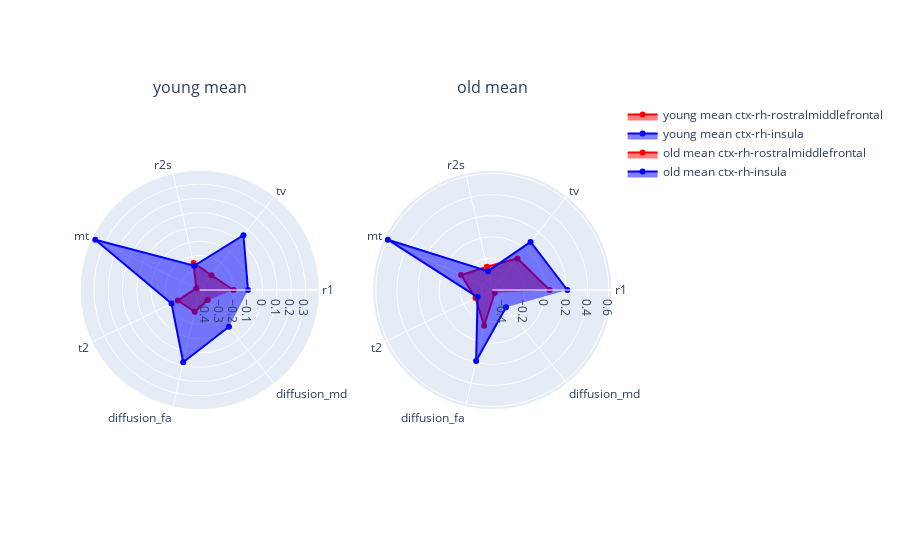
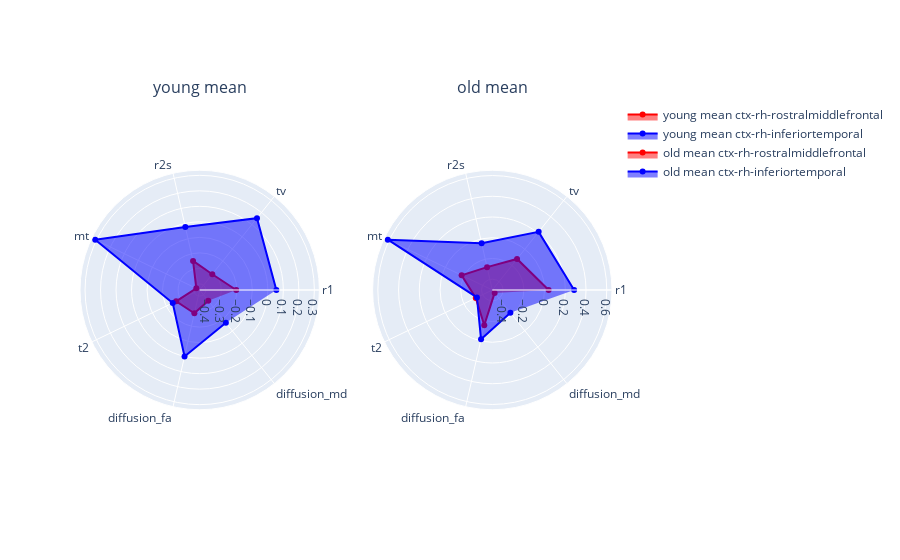
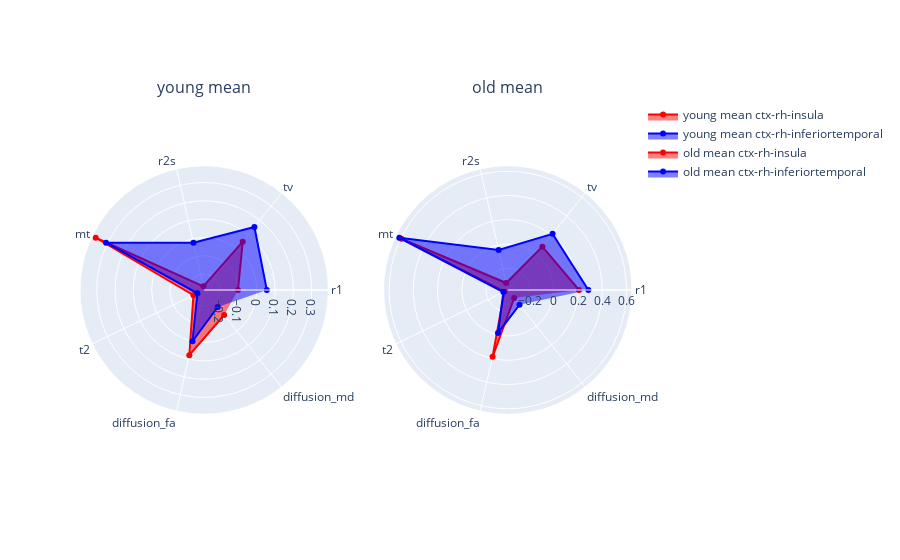
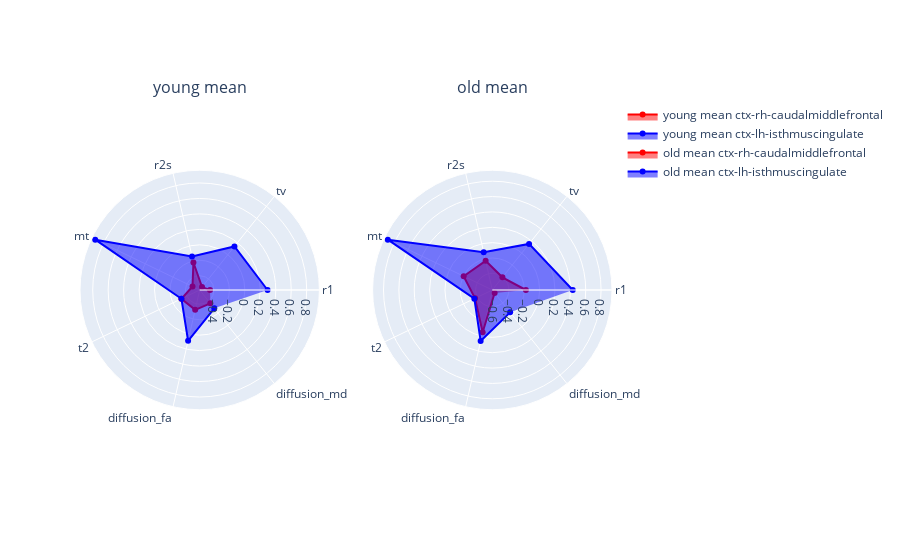

Source (notebook cell) for these figures, in order:
### Markdown cell above
Mean

### Code cell
%autoreload 2
rois = [('ctx-rh-rostralmiddlefrontal', 'ctx-rh-insula'), ('ctx-rh-rostralmiddlefrontal', 'ctx-rh-inferiortemporal'),
         ('ctx-rh-insula', 'ctx-rh-inferiortemporal'), ('ctx-rh-caudalmiddlefrontal', 'ctx-lh-isthmuscingulate'),
           ('ctx-rh-parstriangularis', 'ctx-rh-caudalanteriorcingulate'), ('ctx-lh-middletemporal', 'ctx-rh-superiorfrontal'), 
           ('ctx-lh-lateraloccipital', 'ctx-lh-parsorbitalis')]

data_groups = [young_subjects_z_score, old_subjects_z_score]
colors = ['red', 'blue']

for roi_pair in rois:
    StatisticsWrapper.show_rois_differences_in_polar(data_groups, [roi_pair[0], roi_pair[1]], 
                                                     params_to_work_with, ('young mean', 'old mean'), colors, method='median')

### Figure 1 — Plotly figure (JSON) as saved in the notebook; plotly's stock layout.template omitted (floating-point values rounded to 4 significant figures)
{"data": [{"fill": "toself", "line": {"color": "red"}, "name": "young mean ctx-rh-rostralmiddlefrontal", "r": [-0.2038, -0.3091, -0.2469, -0.4151, -0.2706, -0.2849, -0.3506], "subplot": "polar", "theta": ["r1", "tv", "r2s", "mt", "t2", "diffusion_fa", "diffusion_md"], "type": "scatterpolar"}, {"fill": "toself", "line": {"color": "blue"}, "name": "young mean ctx-rh-insula", "r": [-0.1029, 0.0504, -0.267, 0.3712, -0.2222, 0.07825, -0.1125], "subplot": "polar", "theta": ["r1", "tv", "r2s", "mt", "t2", "diffusion_fa", "diffusion_md"], "type": "scatterpolar"}, {"fill": "toself", "line": {"color": "red"}, "name": "old mean ctx-rh-rostralmiddlefrontal", "r": [0.03944, -0.1208, -0.2778, -0.1755, -0.3271, -0.156, -0.4678], "subplot": "polar2", "theta": ["r1", "tv", "r2s", "mt", "t2", "diffusion_fa", "diffusion_md"], "type": "scatterpolar"}, {"fill": "toself", "line": {"color": "blue"}, "name": "old mean ctx-rh-insula", "r": [0.2078, 0.07817, -0.3203, 0.5946, -0.3487, 0.1857, -0.295], "subplot": "polar2", "theta": ["r1", "tv", "r2s", "mt", "t2", "diffusion_fa", "diffusion_md"], "type": "scatterpolar"}], "layout": {"annotations": [{"font": {"size": 16}, "showarrow": false, "text": "young mean", "x": 0.225, "xanchor": "center", "xref": "paper", "y": 1, "yanchor": "bottom", "yref": "paper"}, {"font": {"size": 16}, "showarrow": false, "text": "old mean", "x": 0.775, "xanchor": "center", "xref": "paper", "y": 1, "yanchor": "bottom", "yref": "paper"}], "polar": {"domain": {"x": [0, 0.45], "y": [0, 1]}, "radialaxis": {"visible": true}}, "polar2": {"domain": {"x": [0.55, 1], "y": [0, 1]}, "radialaxis": {"visible": true}}}}

### Figure 2 — Plotly figure (JSON) as saved in the notebook; plotly's stock layout.template omitted (floating-point values rounded to 4 significant figures)
{"data": [{"fill": "toself", "line": {"color": "red"}, "name": "young mean ctx-rh-rostralmiddlefrontal", "r": [-0.2038, -0.3091, -0.2469, -0.4151, -0.2706, -0.2849, -0.3506], "subplot": "polar", "theta": ["r1", "tv", "r2s", "mt", "t2", "diffusion_fa", "diffusion_md"], "type": "scatterpolar"}, {"fill": "toself", "line": {"color": "blue"}, "name": "young mean ctx-rh-inferiortemporal", "r": [0.05493, 0.153, -0.02297, 0.3083, -0.2463, 0, -0.1687], "subplot": "polar", "theta": ["r1", "tv", "r2s", "mt", "t2", "diffusion_fa", "diffusion_md"], "type": "scatterpolar"}, {"fill": "toself", "line": {"color": "red"}, "name": "old mean ctx-rh-rostralmiddlefrontal", "r": [0.03944, -0.1208, -0.2778, -0.1755, -0.3271, -0.156, -0.4678], "subplot": "polar2", "theta": ["r1", "tv", "r2s", "mt", "t2", "diffusion_fa", "diffusion_md"], "type": "scatterpolar"}, {"fill": "toself", "line": {"color": "blue"}, "name": "old mean ctx-rh-inferiortemporal", "r": [0.2852, 0.2132, -0.04089, 0.6144, -0.3393, -0.01616, -0.224], "subplot": "polar2", "theta": ["r1", "tv", "r2s", "mt", "t2", "diffusion_fa", "diffusion_md"], "type": "scatterpolar"}], "layout": {"annotations": [{"font": {"size": 16}, "showarrow": false, "text": "young mean", "x": 0.225, "xanchor": "center", "xref": "paper", "y": 1, "yanchor": "bottom", "yref": "paper"}, {"font": {"size": 16}, "showarrow": false, "text": "old mean", "x": 0.775, "xanchor": "center", "xref": "paper", "y": 1, "yanchor": "bottom", "yref": "paper"}], "polar": {"domain": {"x": [0, 0.45], "y": [0, 1]}, "radialaxis": {"visible": true}}, "polar2": {"domain": {"x": [0.55, 1], "y": [0, 1]}, "radialaxis": {"visible": true}}}}

### Figure 3 — Plotly figure (JSON) as saved in the notebook; plotly's stock layout.template omitted (floating-point values rounded to 4 significant figures)
{"data": [{"fill": "toself", "line": {"color": "red"}, "name": "young mean ctx-rh-insula", "r": [-0.1029, 0.0504, -0.267, 0.3712, -0.2222, 0.07825, -0.1125], "subplot": "polar", "theta": ["r1", "tv", "r2s", "mt", "t2", "diffusion_fa", "diffusion_md"], "type": "scatterpolar"}, {"fill": "toself", "line": {"color": "blue"}, "name": "young mean ctx-rh-inferiortemporal", "r": [0.05493, 0.153, -0.02297, 0.3083, -0.2463, 0, -0.1687], "subplot": "polar", "theta": ["r1", "tv", "r2s", "mt", "t2", "diffusion_fa", "diffusion_md"], "type": "scatterpolar"}, {"fill": "toself", "line": {"color": "red"}, "name": "old mean ctx-rh-insula", "r": [0.2078, 0.07817, -0.3203, 0.5946, -0.3487, 0.1857, -0.295], "subplot": "polar2", "theta": ["r1", "tv", "r2s", "mt", "t2", "diffusion_fa", "diffusion_md"], "type": "scatterpolar"}, {"fill": "toself", "line": {"color": "blue"}, "name": "old mean ctx-rh-inferiortemporal", "r": [0.2852, 0.2132, -0.04089, 0.6144, -0.3393, -0.01616, -0.224], "subplot": "polar2", "theta": ["r1", "tv", "r2s", "mt", "t2", "diffusion_fa", "diffusion_md"], "type": "scatterpolar"}], "layout": {"annotations": [{"font": {"size": 16}, "showarrow": false, "text": "young mean", "x": 0.225, "xanchor": "center", "xref": "paper", "y": 1, "yanchor": "bottom", "yref": "paper"}, {"font": {"size": 16}, "showarrow": false, "text": "old mean", "x": 0.775, "xanchor": "center", "xref": "paper", "y": 1, "yanchor": "bottom", "yref": "paper"}], "polar": {"domain": {"x": [0, 0.45], "y": [0, 1]}, "radialaxis": {"visible": true}}, "polar2": {"domain": {"x": [0.55, 1], "y": [0, 1]}, "radialaxis": {"visible": true}}}}

### Figure 4 — Plotly figure (JSON) as saved in the notebook; plotly's stock layout.template omitted (floating-point values rounded to 4 significant figures)
{"data": [{"fill": "toself", "line": {"color": "red"}, "name": "young mean ctx-rh-caudalmiddlefrontal", "r": [-0.4505, -0.5355, -0.2191, -0.4806, -0.3213, -0.3213, -0.3633], "subplot": "polar", "theta": ["r1", "tv", "r2s", "mt", "t2", "diffusion_fa", "diffusion_md"], "type": "scatterpolar"}, {"fill": "toself", "line": {"color": "blue"}, "name": "young mean ctx-lh-isthmuscingulate", "r": [0.2937, 0.1371, -0.1381, 0.9159, -0.3217, 0.09053, -0.2813], "subplot": "polar", "theta": ["r1", "tv", "r2s", "mt", "t2", "diffusion_fa", "diffusion_md"], "type": "scatterpolar"}, {"fill": "toself", "line": {"color": "red"}, "name": "old mean ctx-rh-caudalmiddlefrontal", "r": [-0.179, -0.4054, -0.2269, -0.2026, -0.367, -0.05175, -0.5677], "subplot": "polar2", "theta": ["r1", "tv", "r2s", "mt", "t2", "diffusion_fa", "diffusion_md"], "type": "scatterpolar"}, {"fill": "toself", "line": {"color": "blue"}, "name": "old mean ctx-lh-isthmuscingulate", "r": [0.4306, 0.1512, -0.1132, 0.8932, -0.357, 0.06522, -0.2442], "subplot": "polar2", "theta": ["r1", "tv", "r2s", "mt", "t2", "diffusion_fa", "diffusion_md"], "type": "scatterpolar"}], "layout": {"annotations": [{"font": {"size": 16}, "showarrow": false, "text": "young mean", "x": 0.225, "xanchor": "center", "xref": "paper", "y": 1, "yanchor": "bottom", "yref": "paper"}, {"font": {"size": 16}, "showarrow": false, "text": "old mean", "x": 0.775, "xanchor": "center", "xref": "paper", "y": 1, "yanchor": "bottom", "yref": "paper"}], "polar": {"domain": {"x": [0, 0.45], "y": [0, 1]}, "radialaxis": {"visible": true}}, "polar2": {"domain": {"x": [0.55, 1], "y": [0, 1]}, "radialaxis": {"visible": true}}}}
